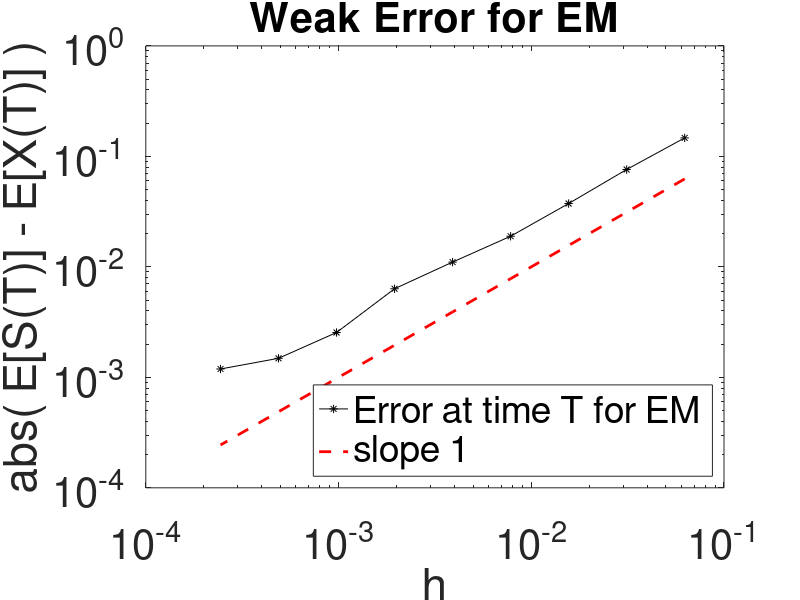

Recreate this plot in MATLAB.
%Weak Convergence for Euler-Maruyama and Milstein on Geomentric BM 
%   SDE is of form dX = mu(X_t)(dt) + simga(X_t)(dW)
%   Simply uncomment line 25 to switch from EM to Milstein (Change Plot)
%   Author: Samuel Eure
%   Last Modified: 25 April, 2018


%Parameters
mu = 0.8; 
sigma = .1; 
Xzero = 1;     %Initial condition
T = 1;
M = 100000;    %number of samples (Recommended over 100,000)
H = cumprod(zeros(1,12)+0.5);  %Different negative powers of 2
H = H(4:12);
Xem = zeros(length(H),1);

for i = 1:length(H)
    h = H(i);
    N = T/h;
    Xtemp = Xzero*ones(M,1);
    for j = 2:N
        W = sqrt(h)*randn(M,1);
        Xtemp = Xtemp + h*mu*Xtemp + sigma*Xtemp.*W;
        %Xtemp = Xtemp + 0.5*sigma^2*(W.^2 - h);     %Milstein
    end
    Xem(i) = mean(Xtemp);
end


%Plotting specifications
X_Error = abs(Xem - exp(mu));
loglog(H, X_Error,'black*-', H, H,'r--', 'LineWidth', 2)
xlabel('h', 'FontSize', 30)
ylabel('abs( E[S(T)] - E[X(T)] )', "FontSize", 30)
set(gca,'fontsize',30)
legend('Error at time T for EM','slope 1','Location','southeast')
title('Weak Error for EM','FontSize', 30)
%legend('Error at time T for Milstein','slope 1','Location','southeast')
%title('Weak Error for Milstein','FontSize', 30)

